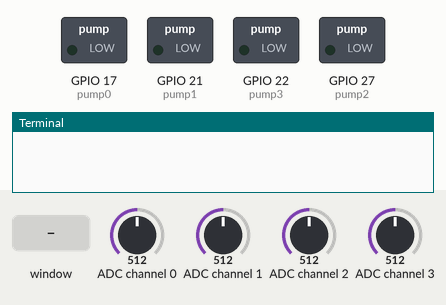
The program below on a simulated Raspberry Pi (BCM pin numbers). Shown: switched loads named in the program (green lamp = pin HIGH), the last lines printed to the terminal. The inputs (shaded band) are chosen by the test bench; at power-on: ADC channel 0 = 512, ADC channel 1 = 512, ADC channel 2 = 512, ADC channel 3 = 512 (analog values on the 0–1023 scale). The desktop window is not drawn, its controls go by their first labels and the mouse button is held 0.15 s.

Above: at 1.2 s.
1.3 s: control labelled "run" in the window clicked
2.8 s: ADC channel 0 set to 765
4.5 s: ADC channel 0 set to 791
At 6.0 s:
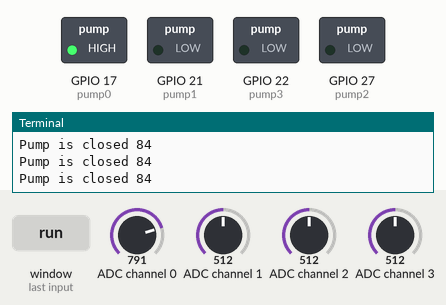
6.8 s: ADC channel 1 set to 768
8.5 s: ADC channel 1 set to 797
At 10.5 s:
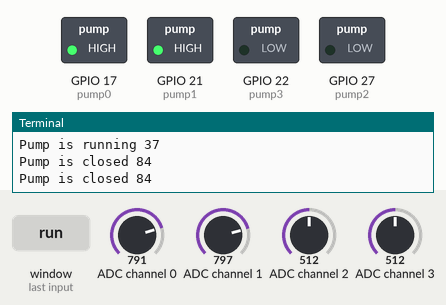
10.8 s: ADC channel 2 set to 772
12.5 s: ADC channel 2 set to 792
At 14.1 s:
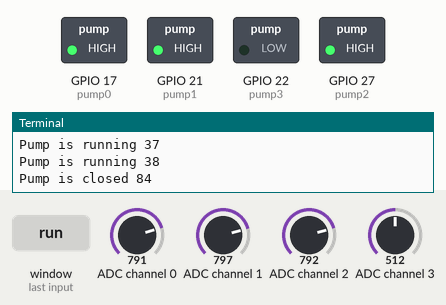
Timing chart, 0 to 15.6 s (numbered marks = the images above; inputs shaded):
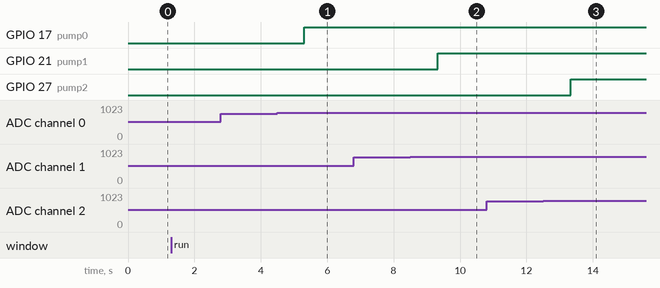

The program:

main.py
```python
from gpiozero import MCP3008
from gpiozero import LED
import time
pump0 = LED(17)
pump1 = LED(21)
pump2 = LED(27)
pump3 = LED(22)

from tkinter import *

root=Tk()

def run():
   while(1):
    adc0=MCP3008(channel=0,device=0)
    adc1=MCP3008(channel=1,device=0)
    adc2=MCP3008(channel=2,device=0)
    adc3=MCP3008(channel=3,device=0)


    sensor0=int(adc0.value*1023)
    sensor1=int(adc1.value*1023)
    sensor2=int(adc2.value*1023)
    sensor3=int(adc3.value*1023)


    def percent(x):
        return ((1023-x)/603)*100


    if(percent(sensor0) >=0 and percent(sensor0)<40):
        print("Pump is running",int(percent(sensor0)))
        pump0.on()

    else:
        print("Pump is closed",int(percent(sensor0)))
        pump0.off()


    if(percent(sensor1) >=0 and percent(sensor1)<40):
        print("Pump is running",int(percent(sensor1)))
        pump1.on()

    else:
        print("Pump is closed",int(percent(sensor1)))
        pump1.off()


    if(percent(sensor2) >=0 and percent(sensor2)<40):
        print("Pump is running",int(percent(sensor2)))
        pump2.on()

    else:
        print("Pump is closed",int(percent(sensor2)))
        pump2.off()


    if(percent(sensor3) >=0 and percent(sensor3)<40):
        print("Pump is running",int(percent(sensor3)))
        pump3.on()

    else:
        print("Pump is closed",int(percent(sensor3)))
        pump3.off()

    time.sleep(1)


def stop():
   pump0.off()
   pump1.off()
   pump2.off()
   pump3.off()
Button(text="run",command=run).pack()
Button(text="stop",command=stop).pack()
root.mainloop()
```

Measured:
- the behaviour switches between 781 and 782 on ADC channel 0 (found by bisection; images 0 and 1)
- the behaviour switches between 781 and 782 on ADC channel 1 (found by bisection; images 1 and 2)
- the behaviour switches between 781 and 782 on ADC channel 2 (found by bisection; images 2 and 3)
- after the input at 4.5 s, GPIO 17 (pump0): LOW → HIGH after 0.81 s
- after the input at 8.5 s, GPIO 21 (pump1): LOW → HIGH after 0.82 s
- after the input at 12.5 s, GPIO 27 (pump2): LOW → HIGH after 0.83 s
